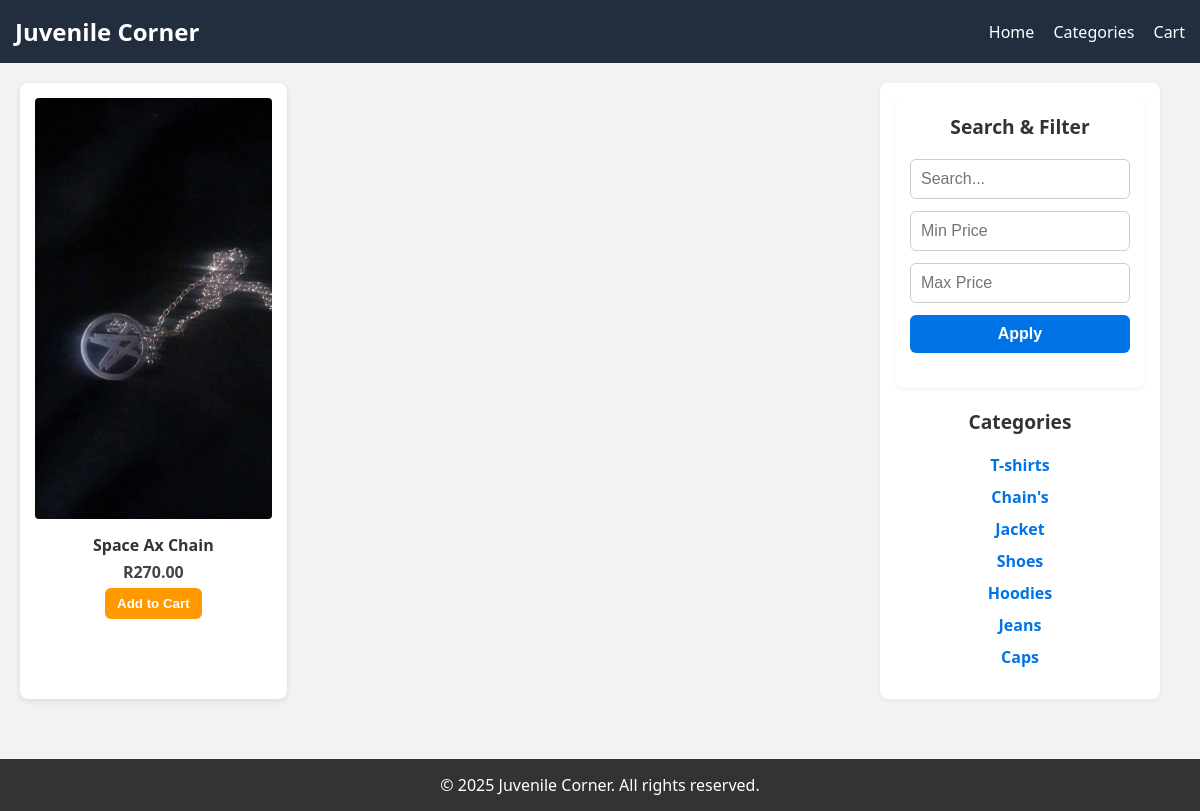
Page /category/3/ on the earlier database version.
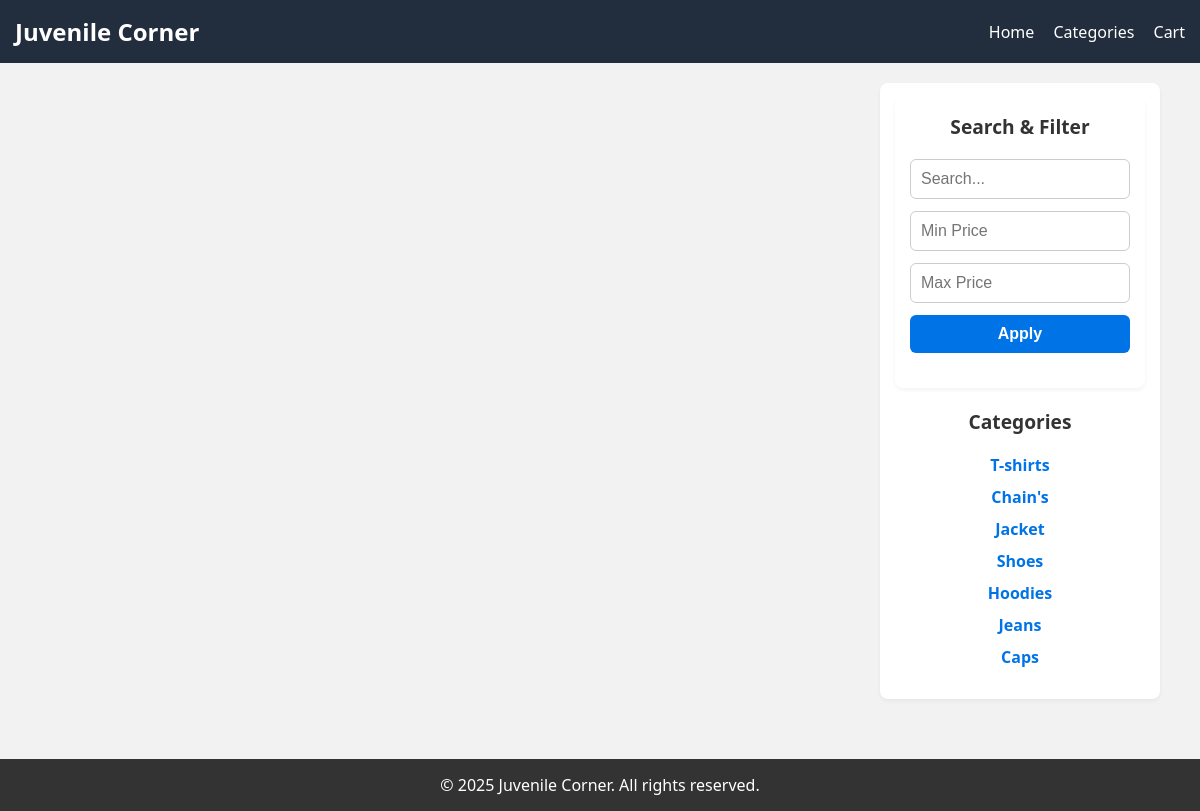
Same page on the later database version.
### store/models.py (models this page shows, shortened)
class Category(models.Model):
    name = models.CharField(max_length=100)

class Product(models.Model):
    name = models.CharField(max_length=100)
    price = models.DecimalField(max_digits=7, decimal_places=2)
    category = models.ForeignKey(Category, on_delete=models.CASCADE)
    description = models.TextField(blank=True, null=True)
    image = models.ImageField(upload_to='product_images/', blank=True, null=True)  # ✅ Add this
    created_at = models.DateTimeField(auto_now_add=True)  # ✅ Timestamp for creation
    updated_at = models.DateTimeField(auto_now=True)      # ✅ Timestamp for updates

### store/views.py (the view)
# urls.py: path('category/<int:category_id>/', views.products_by_category, name='products_by_category'),
def products_by_category(request, category_id):
    category = get_object_or_404(Category, pk=category_id)
    products = Product.objects.filter(category=category)
    categories = Category.objects.all()
    return render(request, 'store/product_list.html', {
        'products': products,
        'categories': categories,
        'selected_category': category
    })

### store/templates/store/product_list.html (shortened to what this page needs)
<!DOCTYPE html>
<html lang="en">
<head>
  {% load static %}
</head>
<body>
  <header class="header">
    <div class="logo">Juvenile Corner</div>
    <nav class="nav">
      <a href="#">Home</a>
      <a href="#">Categories</a>
      <a href="{% url 'view_cart' %}">Cart</a>
    </nav>
  </header>
  <main class="main">
    <aside class="sidebar">
      <div class="filter-box">
  <h3>Search & Filter</h3>
  <form method="GET" class="filter-form">
    <input type="text" name="q" placeholder="Search..." value="{{ query }}">
    <input type="number" name="min_price" placeholder="Min Price" value="{{ min_price }}">
    <input type="number" name="max_price" placeholder="Max Price" value="{{ max_price }}">
    <button type="submit">Apply</button>
  </form>
</div>
<h3>Categories</h3>
<ul>
  {% for category in categories %}
    <li><a href="{% url 'products_by_category' category.id %}">{{ category.name }}</a></li>
  {% endfor %}
</ul>
    </aside>
    <section class="products">
      {% for product in products %}
        <div class="card">
          {% if product.image %}
            <img src="{{ product.image.url }}" alt="{{ product.name }}">
          {% else %}
            <div class="placeholder">No Image</div>
          {% endif %}
          <h4>{{ product.name }}</h4>
          <p>R{{ product.price }}</p>
          <a href="{% url 'add_to_cart' product.id %}">
            <button>Add to Cart</button>
          </a>
        </div>
      {% endfor %}
    </section>
  </main>
  <footer class="footer">
    © 2025 Juvenile Corner. All rights reserved.
  </footer>
</body>
</html>

Differences in the rows shown:
removed Product: image (picture), name "Space Ax Chain", price "270.00"
